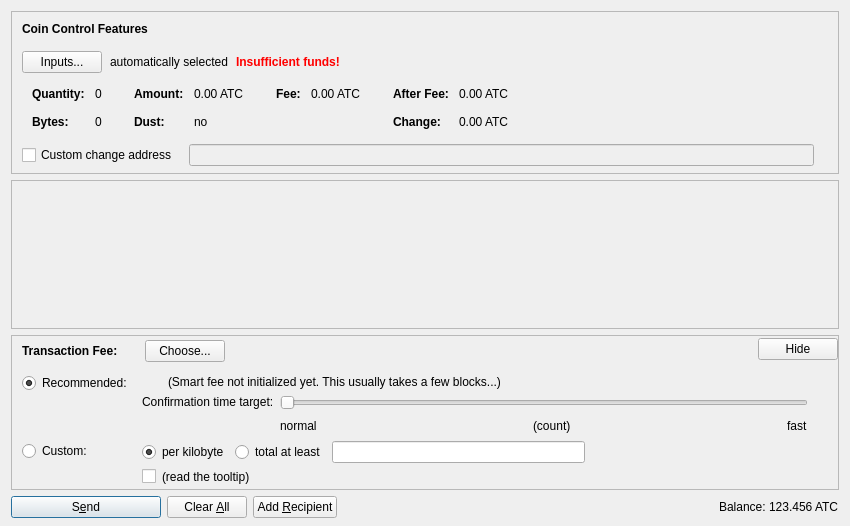
<?xml version="1.0" encoding="UTF-8"?>
<ui version="4.0">
 <class>SendCoinsDialog</class>
 <widget class="QDialog" name="SendCoinsDialog">
  <property name="geometry">
   <rect>
    <x>0</x>
    <y>0</y>
    <width>850</width>
    <height>526</height>
   </rect>
  </property>
  <property name="windowTitle">
   <string>Send Coins</string>
  </property>
  <layout class="QVBoxLayout" name="verticalLayout" stretch="0,1,0,0">
   <property name="bottomMargin">
    <number>8</number>
   </property>
   <item>
    <widget class="QFrame" name="frameCoinControl">
     <property name="sizePolicy">
      <sizepolicy hsizetype="Expanding" vsizetype="Expanding">
       <horstretch>0</horstretch>
       <verstretch>0</verstretch>
      </sizepolicy>
     </property>
     <property name="maximumSize">
      <size>
       <width>16777215</width>
       <height>16777215</height>
      </size>
     </property>
     <property name="frameShape">
      <enum>QFrame::StyledPanel</enum>
     </property>
     <property name="frameShadow">
      <enum>QFrame::Sunken</enum>
     </property>
     <layout class="QVBoxLayout" name="verticalLayoutCoinControl2">
      <property name="spacing">
       <number>0</number>
      </property>
      <property name="leftMargin">
       <number>0</number>
      </property>
      <property name="topMargin">
       <number>0</number>
      </property>
      <property name="rightMargin">
       <number>0</number>
      </property>
      <property name="bottomMargin">
       <number>6</number>
      </property>
      <item>
       <layout class="QVBoxLayout" name="verticalLayoutCoinControl" stretch="0,0,0,0,1">
        <property name="spacing">
         <number>0</number>
        </property>
        <property name="leftMargin">
         <number>10</number>
        </property>
        <property name="topMargin">
         <number>10</number>
        </property>
        <item>
         <layout class="QHBoxLayout" name="horizontalLayoutCoinControl1">
          <property name="bottomMargin">
           <number>15</number>
          </property>
          <item>
           <widget class="QLabel" name="labelCoinControlFeatures">
            <property name="sizePolicy">
             <sizepolicy hsizetype="Preferred" vsizetype="Maximum">
              <horstretch>0</horstretch>
              <verstretch>0</verstretch>
             </sizepolicy>
            </property>
            <property name="font">
             <font>
              <weight>75</weight>
              <bold>true</bold>
             </font>
            </property>
            <property name="styleSheet">
             <string notr="true">font-weight:bold;</string>
            </property>
            <property name="text">
             <string>Coin Control Features</string>
            </property>
           </widget>
          </item>
         </layout>
        </item>
        <item>
         <layout class="QHBoxLayout" name="horizontalLayoutCoinControl2" stretch="0,0,0,0">
          <property name="spacing">
           <number>8</number>
          </property>
          <property name="bottomMargin">
           <number>10</number>
          </property>
          <item>
           <widget class="QPushButton" name="pushButtonCoinControl">
            <property name="styleSheet">
             <string notr="true"/>
            </property>
            <property name="text">
             <string>Inputs...</string>
            </property>
            <property name="autoDefault">
             <bool>false</bool>
            </property>
           </widget>
          </item>
          <item>
           <widget class="QLabel" name="labelCoinControlAutomaticallySelected">
            <property name="text">
             <string>automatically selected</string>
            </property>
            <property name="margin">
             <number>5</number>
            </property>
           </widget>
          </item>
          <item>
           <widget class="QLabel" name="labelCoinControlInsuffFunds">
            <property name="font">
             <font>
              <weight>75</weight>
              <bold>true</bold>
             </font>
            </property>
            <property name="styleSheet">
             <string notr="true">color:red;font-weight:bold;</string>
            </property>
            <property name="text">
             <string>Insufficient funds!</string>
            </property>
            <property name="margin">
             <number>5</number>
            </property>
           </widget>
          </item>
          <item>
           <spacer name="horizontalSpacerCoinControl">
            <property name="orientation">
             <enum>Qt::Horizontal</enum>
            </property>
            <property name="sizeHint" stdset="0">
             <size>
              <width>40</width>
              <height>1</height>
             </size>
            </property>
           </spacer>
          </item>
         </layout>
        </item>
        <item>
         <widget class="QWidget" name="widgetCoinControl" native="true">
          <property name="sizePolicy">
           <sizepolicy hsizetype="Preferred" vsizetype="Preferred">
            <horstretch>0</horstretch>
            <verstretch>0</verstretch>
           </sizepolicy>
          </property>
          <property name="minimumSize">
           <size>
            <width>0</width>
            <height>0</height>
           </size>
          </property>
          <property name="styleSheet">
           <string notr="true"/>
          </property>
          <layout class="QHBoxLayout" name="horizontalLayoutCoinControl5">
           <property name="leftMargin">
            <number>0</number>
           </property>
           <property name="topMargin">
            <number>0</number>
           </property>
           <property name="rightMargin">
            <number>0</number>
           </property>
           <property name="bottomMargin">
            <number>0</number>
           </property>
           <item>
            <layout class="QHBoxLayout" name="horizontalLayoutCoinControl3" stretch="0,0,0,1">
             <property name="spacing">
              <number>20</number>
             </property>
             <property name="topMargin">
              <number>0</number>
             </property>
             <property name="bottomMargin">
              <number>10</number>
             </property>
             <item>
              <layout class="QFormLayout" name="formLayoutCoinControl1">
               <property name="horizontalSpacing">
                <number>10</number>
               </property>
               <property name="verticalSpacing">
                <number>14</number>
               </property>
               <property name="leftMargin">
                <number>10</number>
               </property>
               <property name="topMargin">
                <number>4</number>
               </property>
               <property name="rightMargin">
                <number>6</number>
               </property>
               <item row="0" column="0">
                <widget class="QLabel" name="labelCoinControlQuantityText">
                 <property name="font">
                  <font>
                   <weight>75</weight>
                   <bold>true</bold>
                  </font>
                 </property>
                 <property name="text">
                  <string>Quantity:</string>
                 </property>
                 <property name="margin">
                  <number>0</number>
                 </property>
                </widget>
               </item>
               <item row="0" column="1">
                <widget class="QLabel" name="labelCoinControlQuantity">
                 <property name="cursor">
                  <cursorShape>IBeamCursor</cursorShape>
                 </property>
                 <property name="contextMenuPolicy">
                  <enum>Qt::ActionsContextMenu</enum>
                 </property>
                 <property name="text">
                  <string notr="true">0</string>
                 </property>
                 <property name="margin">
                  <number>0</number>
                 </property>
                 <property name="textInteractionFlags">
                  <set>Qt::LinksAccessibleByMouse|Qt::TextSelectableByKeyboard|Qt::TextSelectableByMouse</set>
                 </property>
                </widget>
               </item>
               <item row="1" column="0">
                <widget class="QLabel" name="labelCoinControlBytesText">
                 <property name="font">
                  <font>
                   <weight>75</weight>
                   <bold>true</bold>
                  </font>
                 </property>
                 <property name="text">
                  <string>Bytes:</string>
                 </property>
                </widget>
               </item>
               <item row="1" column="1">
                <widget class="QLabel" name="labelCoinControlBytes">
                 <property name="cursor">
                  <cursorShape>IBeamCursor</cursorShape>
                 </property>
                 <property name="contextMenuPolicy">
                  <enum>Qt::ActionsContextMenu</enum>
                 </property>
                 <property name="text">
                  <string notr="true">0</string>
                 </property>
                 <property name="textInteractionFlags">
                  <set>Qt::LinksAccessibleByMouse|Qt::TextSelectableByKeyboard|Qt::TextSelectableByMouse</set>
                 </property>
                </widget>
               </item>
              </layout>
             </item>
             <item>
              <layout class="QFormLayout" name="formLayoutCoinControl2">
               <property name="horizontalSpacing">
                <number>10</number>
               </property>
               <property name="verticalSpacing">
                <number>14</number>
               </property>
               <property name="leftMargin">
                <number>6</number>
               </property>
               <property name="topMargin">
                <number>4</number>
               </property>
               <property name="rightMargin">
                <number>6</number>
               </property>
               <item row="0" column="0">
                <widget class="QLabel" name="labelCoinControlAmountText">
                 <property name="font">
                  <font>
                   <weight>75</weight>
                   <bold>true</bold>
                  </font>
                 </property>
                 <property name="text">
                  <string>Amount:</string>
                 </property>
                 <property name="margin">
                  <number>0</number>
                 </property>
                </widget>
               </item>
               <item row="0" column="1">
                <widget class="QLabel" name="labelCoinControlAmount">
                 <property name="cursor">
                  <cursorShape>IBeamCursor</cursorShape>
                 </property>
                 <property name="contextMenuPolicy">
                  <enum>Qt::ActionsContextMenu</enum>
                 </property>
                 <property name="text">
                  <string notr="true">0.00 ATC</string>
                 </property>
                 <property name="textInteractionFlags">
                  <set>Qt::LinksAccessibleByMouse|Qt::TextSelectableByKeyboard|Qt::TextSelectableByMouse</set>
                 </property>
                </widget>
               </item>
               <item row="1" column="0">
                <widget class="QLabel" name="labelCoinControlLowOutputText">
                 <property name="font">
                  <font>
                   <weight>75</weight>
                   <bold>true</bold>
                  </font>
                 </property>
                 <property name="text">
                  <string>Dust:</string>
                 </property>
                </widget>
               </item>
               <item row="1" column="1">
                <widget class="QLabel" name="labelCoinControlLowOutput">
                 <property name="cursor">
                  <cursorShape>IBeamCursor</cursorShape>
                 </property>
                 <property name="contextMenuPolicy">
                  <enum>Qt::ActionsContextMenu</enum>
                 </property>
                 <property name="text">
                  <string notr="true">no</string>
                 </property>
                 <property name="textInteractionFlags">
                  <set>Qt::LinksAccessibleByMouse|Qt::TextSelectableByKeyboard|Qt::TextSelectableByMouse</set>
                 </property>
                </widget>
               </item>
              </layout>
             </item>
             <item>
              <layout class="QFormLayout" name="formLayoutCoinControl3">
               <property name="horizontalSpacing">
                <number>10</number>
               </property>
               <property name="verticalSpacing">
                <number>14</number>
               </property>
               <property name="leftMargin">
                <number>6</number>
               </property>
               <property name="topMargin">
                <number>4</number>
               </property>
               <property name="rightMargin">
                <number>6</number>
               </property>
               <item row="0" column="0">
                <widget class="QLabel" name="labelCoinControlFeeText">
                 <property name="font">
                  <font>
                   <weight>75</weight>
                   <bold>true</bold>
                  </font>
                 </property>
                 <property name="text">
                  <string>Fee:</string>
                 </property>
                 <property name="margin">
                  <number>0</number>
                 </property>
                </widget>
               </item>
               <item row="0" column="1">
                <widget class="QLabel" name="labelCoinControlFee">
                 <property name="cursor">
                  <cursorShape>IBeamCursor</cursorShape>
                 </property>
                 <property name="contextMenuPolicy">
                  <enum>Qt::ActionsContextMenu</enum>
                 </property>
                 <property name="text">
                  <string notr="true">0.00 ATC</string>
                 </property>
                 <property name="textInteractionFlags">
                  <set>Qt::LinksAccessibleByMouse|Qt::TextSelectableByKeyboard|Qt::TextSelectableByMouse</set>
                 </property>
                </widget>
               </item>
              </layout>
             </item>
             <item>
              <layout class="QFormLayout" name="formLayoutCoinControl4">
               <property name="horizontalSpacing">
                <number>10</number>
               </property>
               <property name="verticalSpacing">
                <number>14</number>
               </property>
               <property name="leftMargin">
                <number>6</number>
               </property>
               <property name="topMargin">
                <number>4</number>
               </property>
               <property name="rightMargin">
                <number>6</number>
               </property>
               <item row="0" column="0">
                <widget class="QLabel" name="labelCoinControlAfterFeeText">
                 <property name="font">
                  <font>
                   <weight>75</weight>
                   <bold>true</bold>
                  </font>
                 </property>
                 <property name="text">
                  <string>After Fee:</string>
                 </property>
                 <property name="margin">
                  <number>0</number>
                 </property>
                </widget>
               </item>
               <item row="0" column="1">
                <widget class="QLabel" name="labelCoinControlAfterFee">
                 <property name="cursor">
                  <cursorShape>IBeamCursor</cursorShape>
                 </property>
                 <property name="contextMenuPolicy">
                  <enum>Qt::ActionsContextMenu</enum>
                 </property>
                 <property name="text">
                  <string notr="true">0.00 ATC</string>
                 </property>
                 <property name="textInteractionFlags">
                  <set>Qt::LinksAccessibleByMouse|Qt::TextSelectableByKeyboard|Qt::TextSelectableByMouse</set>
                 </property>
                </widget>
               </item>
               <item row="1" column="0">
                <widget class="QLabel" name="labelCoinControlChangeText">
                 <property name="font">
                  <font>
                   <weight>75</weight>
                   <bold>true</bold>
                  </font>
                 </property>
                 <property name="text">
                  <string>Change:</string>
                 </property>
                </widget>
               </item>
               <item row="1" column="1">
                <widget class="QLabel" name="labelCoinControlChange">
                 <property name="cursor">
                  <cursorShape>IBeamCursor</cursorShape>
                 </property>
                 <property name="contextMenuPolicy">
                  <enum>Qt::ActionsContextMenu</enum>
                 </property>
                 <property name="text">
                  <string notr="true">0.00 ATC</string>
                 </property>
                 <property name="textInteractionFlags">
                  <set>Qt::LinksAccessibleByMouse|Qt::TextSelectableByKeyboard|Qt::TextSelectableByMouse</set>
                 </property>
                </widget>
               </item>
              </layout>
             </item>
            </layout>
           </item>
          </layout>
         </widget>
        </item>
        <item>
         <layout class="QHBoxLayout" name="horizontalLayoutCoinControl4" stretch="0,0,0">
          <property name="spacing">
           <number>12</number>
          </property>
          <property name="sizeConstraint">
           <enum>QLayout::SetDefaultConstraint</enum>
          </property>
          <property name="topMargin">
           <number>5</number>
          </property>
          <property name="rightMargin">
           <number>5</number>
          </property>
          <item>
           <widget class="QCheckBox" name="checkBoxCoinControlChange">
            <property name="toolTip">
             <string>If this is activated, but the change address is empty or invalid, change will be sent to a newly generated address.</string>
            </property>
            <property name="text">
             <string>Custom change address</string>
            </property>
           </widget>
          </item>
          <item>
           <widget class="QValidatedLineEdit" name="lineEditCoinControlChange">
            <property name="enabled">
             <bool>false</bool>
            </property>
            <property name="sizePolicy">
             <sizepolicy hsizetype="Expanding" vsizetype="Fixed">
              <horstretch>0</horstretch>
              <verstretch>0</verstretch>
             </sizepolicy>
            </property>
           </widget>
          </item>
          <item>
           <widget class="QLabel" name="labelCoinControlChangeLabel">
            <property name="sizePolicy">
             <sizepolicy hsizetype="Preferred" vsizetype="Expanding">
              <horstretch>0</horstretch>
              <verstretch>0</verstretch>
             </sizepolicy>
            </property>
            <property name="minimumSize">
             <size>
              <width>0</width>
              <height>0</height>
             </size>
            </property>
            <property name="text">
             <string/>
            </property>
            <property name="margin">
             <number>3</number>
            </property>
           </widget>
          </item>
         </layout>
        </item>
        <item>
         <spacer name="verticalSpacerCoinControl">
          <property name="orientation">
           <enum>Qt::Vertical</enum>
          </property>
          <property name="sizeHint" stdset="0">
           <size>
            <width>800</width>
            <height>1</height>
           </size>
          </property>
         </spacer>
        </item>
       </layout>
      </item>
     </layout>
    </widget>
   </item>
   <item>
    <widget class="QScrollArea" name="scrollArea">
     <property name="widgetResizable">
      <bool>true</bool>
     </property>
     <widget class="QWidget" name="scrollAreaWidgetContents">
      <property name="geometry">
       <rect>
        <x>0</x>
        <y>0</y>
        <width>830</width>
        <height>104</height>
       </rect>
      </property>
      <layout class="QVBoxLayout" name="verticalLayout_2" stretch="0,1">
       <property name="leftMargin">
        <number>0</number>
       </property>
       <property name="topMargin">
        <number>0</number>
       </property>
       <property name="rightMargin">
        <number>0</number>
       </property>
       <property name="bottomMargin">
        <number>0</number>
       </property>
       <item>
        <layout class="QVBoxLayout" name="entries">
         <property name="spacing">
          <number>6</number>
         </property>
        </layout>
       </item>
       <item>
        <spacer name="verticalSpacer">
         <property name="orientation">
          <enum>Qt::Vertical</enum>
         </property>
         <property name="sizeHint" stdset="0">
          <size>
           <width>20</width>
           <height>40</height>
          </size>
         </property>
        </spacer>
       </item>
      </layout>
     </widget>
    </widget>
   </item>
   <item>
    <widget class="QFrame" name="frameFee">
     <property name="sizePolicy">
      <sizepolicy hsizetype="Expanding" vsizetype="Expanding">
       <horstretch>0</horstretch>
       <verstretch>0</verstretch>
      </sizepolicy>
     </property>
     <property name="maximumSize">
      <size>
       <width>16777215</width>
       <height>16777215</height>
      </size>
     </property>
     <property name="frameShape">
      <enum>QFrame::StyledPanel</enum>
     </property>
     <property name="frameShadow">
      <enum>QFrame::Sunken</enum>
     </property>
     <layout class="QVBoxLayout" name="verticalLayoutFee1">
      <property name="spacing">
       <number>0</number>
      </property>
      <property name="leftMargin">
       <number>0</number>
      </property>
      <property name="topMargin">
       <number>0</number>
      </property>
      <property name="rightMargin">
       <number>0</number>
      </property>
      <property name="bottomMargin">
       <number>0</number>
      </property>
      <item>
       <layout class="QVBoxLayout" name="verticalLayoutFee2" stretch="0,0,0">
        <property name="spacing">
         <number>0</number>
        </property>
        <property name="leftMargin">
         <number>10</number>
        </property>
        <property name="topMargin">
         <number>0</number>
        </property>
        <item>
         <layout class="QHBoxLayout" name="horizontalLayoutFee1">
          <property name="bottomMargin">
           <number>0</number>
          </property>
          <item>
           <layout class="QVBoxLayout" name="verticalLayoutFee7">
            <property name="spacing">
             <number>0</number>
            </property>
            <item>
             <spacer name="verticalSpacerSmartFee">
              <property name="orientation">
               <enum>Qt::Vertical</enum>
              </property>
              <property name="sizeType">
               <enum>QSizePolicy::Fixed</enum>
              </property>
              <property name="sizeHint" stdset="0">
               <size>
                <width>1</width>
                <height>4</height>
               </size>
              </property>
             </spacer>
            </item>
            <item>
             <layout class="QHBoxLayout" name="horizontalLayoutSmartFee">
              <property name="spacing">
               <number>10</number>
              </property>
              <item>
               <widget class="QLabel" name="labelFeeHeadline">
                <property name="sizePolicy">
                 <sizepolicy hsizetype="Preferred" vsizetype="Maximum">
                  <horstretch>0</horstretch>
                  <verstretch>0</verstretch>
                 </sizepolicy>
                </property>
                <property name="font">
                 <font>
                  <weight>75</weight>
                  <bold>true</bold>
                 </font>
                </property>
                <property name="styleSheet">
                 <string notr="true">font-weight:bold;</string>
                </property>
                <property name="text">
                 <string>Transaction Fee:</string>
                </property>
               </widget>
              </item>
              <item>
               <widget class="QLabel" name="labelFeeMinimized">
                <property name="text">
                 <string/>
                </property>
               </widget>
              </item>
              <item>
               <widget class="QPushButton" name="buttonChooseFee">
                <property name="text">
                 <string>Choose...</string>
                </property>
               </widget>
              </item>
             </layout>
            </item>
            <item>
             <spacer name="verticalSpacer_5">
              <property name="orientation">
               <enum>Qt::Vertical</enum>
              </property>
              <property name="sizeHint" stdset="0">
               <size>
                <width>1</width>
                <height>1</height>
               </size>
              </property>
             </spacer>
            </item>
           </layout>
          </item>
          <item>
           <spacer name="horizontalSpacer_4">
            <property name="orientation">
             <enum>Qt::Horizontal</enum>
            </property>
            <property name="sizeHint" stdset="0">
             <size>
              <width>40</width>
              <height>20</height>
             </size>
            </property>
           </spacer>
          </item>
          <item>
           <widget class="QPushButton" name="buttonMinimizeFee">
            <property name="toolTip">
             <string>collapse fee-settings</string>
            </property>
            <property name="text">
             <string>Hide</string>
            </property>
           </widget>
          </item>
         </layout>
        </item>
        <item>
         <widget class="QFrame" name="frameFeeSelection">
          <layout class="QVBoxLayout" name="verticalLayoutFee12">
           <property name="spacing">
            <number>0</number>
           </property>
           <property name="leftMargin">
            <number>0</number>
           </property>
           <property name="topMargin">
            <number>0</number>
           </property>
           <property name="rightMargin">
            <number>0</number>
           </property>
           <property name="bottomMargin">
            <number>0</number>
           </property>
           <item>
            <layout class="QGridLayout" name="gridLayoutFee">
             <property name="topMargin">
              <number>10</number>
             </property>
             <property name="bottomMargin">
              <number>4</number>
             </property>
             <property name="horizontalSpacing">
              <number>10</number>
             </property>
             <property name="verticalSpacing">
              <number>4</number>
             </property>
             <item row="1" column="1">
              <layout class="QVBoxLayout" name="verticalLayoutFee8">
               <property name="spacing">
                <number>6</number>
               </property>
               <item>
                <layout class="QHBoxLayout" name="horizontalLayoutFee13">
                 <item>
                  <widget class="QRadioButton" name="radioCustomPerKilobyte">
                   <property name="toolTip">
                    <string>If the custom fee is set to 1000 satoshis and the transaction is only 250 bytes, then &quot;per kilobyte&quot; only pays 250 satoshis in fee, while &quot;total at least&quot; pays 1000 satoshis. For transactions bigger than a kilobyte both pay by kilobyte.</string>
                   </property>
                   <property name="text">
                    <string>per kilobyte</string>
                   </property>
                   <property name="checked">
                    <bool>true</bool>
                   </property>
                   <attribute name="buttonGroup">
                    <string notr="true">groupCustomFee</string>
                   </attribute>
                  </widget>
                 </item>
                 <item>
                  <widget class="QRadioButton" name="radioCustomAtLeast">
                   <property name="toolTip">
                    <string>If the custom fee is set to 1000 satoshis and the transaction is only 250 bytes, then &quot;per kilobyte&quot; only pays 250 satoshis in fee, while &quot;total at least&quot; pays 1000 satoshis. For transactions bigger than a kilobyte both pay by kilobyte.</string>
                   </property>
                   <property name="text">
                    <string>total at least</string>
                   </property>
                   <attribute name="buttonGroup">
                    <string notr="true">groupCustomFee</string>
                   </attribute>
                  </widget>
                 </item>
                 <item>
                  <widget class="BitcoinAmountField" name="customFee"/>
                 </item>
                 <item>
                  <spacer name="horizontalSpacer_6">
                   <property name="orientation">
                    <enum>Qt::Horizontal</enum>
                   </property>
                   <property name="sizeHint" stdset="0">
                    <size>
                     <width>1</width>
                     <height>1</height>
                    </size>
                   </property>
                  </spacer>
                 </item>
                </layout>
               </item>
               <item>
                <layout class="QHBoxLayout" name="horizontalLayoutFee8">
                 <item>
                  <widget class="QCheckBox" name="checkBoxMinimumFee">
                   <property name="toolTip">
                    <string>Paying only the minimum fee is just fine as long as there is less transaction volume than space in the blocks. But be aware that this can end up in a never confirming transaction once there is more demand for atec transactions than the network can process.</string>
                   </property>
                   <property name="text">
                    <string/>
                   </property>
                  </widget>
                 </item>
                 <item>
                  <widget class="QLabel" name="labelMinFeeWarning">
                   <property name="enabled">
                    <bool>true</bool>
                   </property>
                   <property name="toolTip">
                    <string>Paying only the minimum fee is just fine as long as there is less transaction volume than space in the blocks. But be aware that this can end up in a never confirming transaction once there is more demand for atec transactions than the network can process.</string>
                   </property>
                   <property name="text">
                    <string>(read the tooltip)</string>
                   </property>
                   <property name="margin">
                    <number>5</number>
                   </property>
                  </widget>
                 </item>
                 <item>
                  <spacer name="horizontalSpacer_2">
                   <property name="orientation">
                    <enum>Qt::Horizontal</enum>
                   </property>
                   <property name="sizeHint" stdset="0">
                    <size>
                     <width>1</width>
                     <height>1</height>
                    </size>
                   </property>
                  </spacer>
                 </item>
                </layout>
               </item>
              </layout>
             </item>
             <item row="0" column="0">
              <layout class="QVBoxLayout" name="verticalLayoutFee4" stretch="0,1">
               <item>
                <widget class="QRadioButton" name="radioSmartFee">
                 <property name="text">
                  <string>Recommended:</string>
                 </property>
                 <property name="checked">
                  <bool>true</bool>
                 </property>
                 <attribute name="buttonGroup">
                  <string notr="true">groupFee</string>
                 </attribute>
                </widget>
               </item>
               <item>
                <spacer name="verticalSpacer_2">
                 <property name="orientation">
                  <enum>Qt::Vertical</enum>
                 </property>
                 <property name="sizeHint" stdset="0">
                  <size>
                   <width>1</width>
                   <height>1</height>
                  </size>
                 </property>
                </spacer>
               </item>
              </layout>
             </item>
             <item row="1" column="0">
              <layout class="QVBoxLayout" name="verticalLayoutFee9" stretch="0,1">
               <item>
                <widget class="QRadioButton" name="radioCustomFee">
                 <property name="text">
                  <string>Custom:</string>
                 </property>
                 <attribute name="buttonGroup">
                  <string notr="true">groupFee</string>
                 </attribute>
                </widget>
               </item>
               <item>
                <spacer name="verticalSpacer_6">
                 <property name="orientation">
                  <enum>Qt::Vertical</enum>
                 </property>
                 <property name="sizeHint" stdset="0">
                  <size>
                   <width>1</width>
                   <height>1</height>
                  </size>
                 </property>
                </spacer>
               </item>
              </layout>
             </item>
             <item row="0" column="1">
              <layout class="QVBoxLayout" name="verticalLayoutFee3" stretch="0,0,1">
               <property name="spacing">
                <number>6</number>
               </property>
               <property name="topMargin">
                <number>2</number>
               </property>
               <item>
                <layout class="QHBoxLayout" name="horizontalLayoutFee12">
                 <item>
                  <widget class="QLabel" name="labelSmartFee">
                   <property name="text">
                    <string/>
                   </property>
                   <property name="margin">
                    <number>2</number>
                   </property>
                  </widget>
                 </item>
                 <item>
                  <widget class="QLabel" name="labelFeeEstimation">
                   <property name="text">
                    <string/>
                   </property>
                  </widget>
                 </item>
                 <item>
                  <widget class="QLabel" name="labelSmartFee2">
                   <property name="text">
                    <string>(Smart fee not initialized yet. This usually takes a few blocks...)</string>
                   </property>
                   <property name="margin">
                    <number>2</number>
                   </property>
                  </widget>
                 </item>
                 <item>
                  <spacer name="horizontalSpacer_5">
                   <property name="orientation">
                    <enum>Qt::Horizontal</enum>
                   </property>
                   <property name="sizeHint" stdset="0">
                    <size>
                     <width>1</width>
                     <height>1</height>
                    </size>
                   </property>
                  </spacer>
                 </item>
                </layout>
               </item>
               <item>
                <layout class="QHBoxLayout" name="horizontalLayoutFee9">
                 <item>
                  <layout class="QVBoxLayout" name="verticalLayoutFee6">
                   <item>
                    <widget class="QLabel" name="labelSmartFee3">
                     <property name="text">
                      <string>Confirmation time target:</string>
                     </property>
                     <property name="margin">
                      <number>2</number>
                     </property>
                    </widget>
                   </item>
                   <item>
                    <spacer name="verticalSpacer_3">
                     <property name="orientation">
                      <enum>Qt::Vertical</enum>
                     </property>
                     <property name="sizeHint" stdset="0">
                      <size>
                       <width>1</width>
                       <height>1</height>
                      </size>
                     </property>
                    </spacer>
                   </item>
                  </layout>
                 </item>
                 <item>
                  <layout class="QVBoxLayout" name="verticalLayoutFee5">
                   <property name="rightMargin">
                    <number>30</number>
                   </property>
                   <item>
                    <widget class="QSlider" name="sliderSmartFee">
                     <property name="minimum">
                      <number>0</number>
                     </property>
                     <property name="maximum">
                      <number>23</number>
                     </property>
                     <property name="pageStep">
                      <number>1</number>
                     </property>
                     <property name="value">
                      <number>0</number>
                     </property>
                     <property name="orientation">
                      <enum>Qt::Horizontal</enum>
                     </property>
                     <property name="invertedAppearance">
                      <bool>false</bool>
                     </property>
                     <property name="invertedControls">
                      <bool>false</bool>
                     </property>
                     <property name="tickPosition">
                      <enum>QSlider::NoTicks</enum>
                     </property>
                    </widget>
                   </item>
                   <item>
                    <layout class="QHBoxLayout" name="horizontalLayoutFee10">
                     <item>
                      <widget class="QLabel" name="labelSmartFeeNormal">
                       <property name="text">
                        <string>normal</string>
                       </property>
                      </widget>
                     </item>
                     <item>
                      <spacer name="horizontalSpacer_7">
                       <property name="orientation">
                        <enum>Qt::Horizontal</enum>
                       </property>
                       <property name="sizeHint" stdset="0">
                        <size>
                         <width>40</width>
                         <height>20</height>
                        </size>
                       </property>
                      </spacer>
                     </item>
                     <item>
                      <widget class="QLabel" name="confirmationTargetLabel">
                       <property name="text">
                        <string notr="true">(count)</string>
                       </property>
                      </widget>
                     </item>
                     <item>
                      <spacer name="horizontalSpacer_3">
                       <property name="orientation">
                        <enum>Qt::Horizontal</enum>
                       </property>
                       <property name="sizeHint" stdset="0">
                        <size>
                         <width>40</width>
                         <height>20</height>
                        </size>
                       </property>
                      </spacer>
                     </item>
                     <item>
                      <widget class="QLabel" name="labelSmartFeeFast">
                       <property name="text">
                        <string>fast</string>
                       </property>
                      </widget>
                     </item>
                    </layout>
                   </item>
                  </layout>
                 </item>
                </layout>
               </item>
               <item>
                <spacer name="verticalSpacer_4">
                 <property name="orientation">
                  <enum>Qt::Vertical</enum>
                 </property>
                 <property name="sizeHint" stdset="0">
                  <size>
                   <width>1</width>
                   <height>1</height>
                  </size>
                 </property>
                </spacer>
               </item>
              </layout>
             </item>
            </layout>
           </item>
          </layout>
         </widget>
        </item>
        <item>
         <spacer name="verticalSpacerFee">
          <property name="orientation">
           <enum>Qt::Vertical</enum>
          </property>
          <property name="sizeHint" stdset="0">
           <size>
            <width>800</width>
            <height>1</height>
           </size>
          </property>
         </spacer>
        </item>
       </layout>
      </item>
     </layout>
    </widget>
   </item>
   <item>
    <layout class="QHBoxLayout" name="horizontalLayout">
     <item>
      <widget class="QPushButton" name="sendButton">
       <property name="minimumSize">
        <size>
         <width>150</width>
         <height>0</height>
        </size>
       </property>
       <property name="toolTip">
        <string>Confirm the send action</string>
       </property>
       <property name="text">
        <string>S&amp;end</string>
       </property>
       <property name="icon">
        <iconset resource="../bitcoin.qrc">
         <normaloff>:/icons/send</normaloff>:/icons/send</iconset>
       </property>
       <property name="autoDefault">
        <bool>false</bool>
       </property>
       <property name="default">
        <bool>true</bool>
       </property>
      </widget>
     </item>
     <item>
      <widget class="QPushButton" name="clearButton">
       <property name="sizePolicy">
        <sizepolicy hsizetype="Minimum" vsizetype="Fixed">
         <horstretch>0</horstretch>
         <verstretch>0</verstretch>
        </sizepolicy>
       </property>
       <property name="toolTip">
        <string>Clear all fields of the form.</string>
       </property>
       <property name="text">
        <string>Clear &amp;All</string>
       </property>
       <property name="icon">
        <iconset resource="../bitcoin.qrc">
         <normaloff>:/icons/remove</normaloff>:/icons/remove</iconset>
       </property>
       <property name="autoDefault">
        <bool>false</bool>
       </property>
      </widget>
     </item>
     <item>
      <widget class="QPushButton" name="addButton">
       <property name="toolTip">
        <string>Send to multiple recipients at once</string>
       </property>
       <property name="text">
        <string>Add &amp;Recipient</string>
       </property>
       <property name="icon">
        <iconset resource="../bitcoin.qrc">
         <normaloff>:/icons/add</normaloff>:/icons/add</iconset>
       </property>
       <property name="autoDefault">
        <bool>false</bool>
       </property>
      </widget>
     </item>
     <item>
      <spacer name="horizontalSpacer">
       <property name="orientation">
        <enum>Qt::Horizontal</enum>
       </property>
       <property name="sizeHint" stdset="0">
        <size>
         <width>40</width>
         <height>20</height>
        </size>
       </property>
      </spacer>
     </item>
     <item>
      <layout class="QHBoxLayout" name="horizontalLayout_2">
       <property name="spacing">
        <number>3</number>
       </property>
       <item>
        <widget class="QLabel" name="label">
         <property name="sizePolicy">
          <sizepolicy hsizetype="Preferred" vsizetype="Fixed">
           <horstretch>0</horstretch>
           <verstretch>0</verstretch>
          </sizepolicy>
         </property>
         <property name="text">
          <string>Balance:</string>
         </property>
        </widget>
       </item>
       <item>
        <widget class="QLabel" name="labelBalance">
         <property name="sizePolicy">
          <sizepolicy hsizetype="Preferred" vsizetype="Fixed">
           <horstretch>0</horstretch>
           <verstretch>0</verstretch>
          </sizepolicy>
         </property>
         <property name="cursor">
          <cursorShape>IBeamCursor</cursorShape>
         </property>
         <property name="text">
          <string notr="true">123.456 ATC</string>
         </property>
         <property name="textInteractionFlags">
          <set>Qt::LinksAccessibleByMouse|Qt::TextSelectableByKeyboard|Qt::TextSelectableByMouse</set>
         </property>
        </widget>
       </item>
      </layout>
     </item>
    </layout>
   </item>
  </layout>
 </widget>
 <customwidgets>
  <customwidget>
   <class>QValidatedLineEdit</class>
   <extends>QLineEdit</extends>
   <header>qvalidatedlineedit.h</header>
  </customwidget>
  <customwidget>
   <class>BitcoinAmountField</class>
   <extends>QLineEdit</extends>
   <header>bitcoinamountfield.h</header>
   <container>1</container>
  </customwidget>
 </customwidgets>
 <resources>
  <include location="../bitcoin.qrc"/>
 </resources>
 <connections/>
 <buttongroups>
  <buttongroup name="groupFee"/>
  <buttongroup name="groupCustomFee"/>
 </buttongroups>
</ui>
